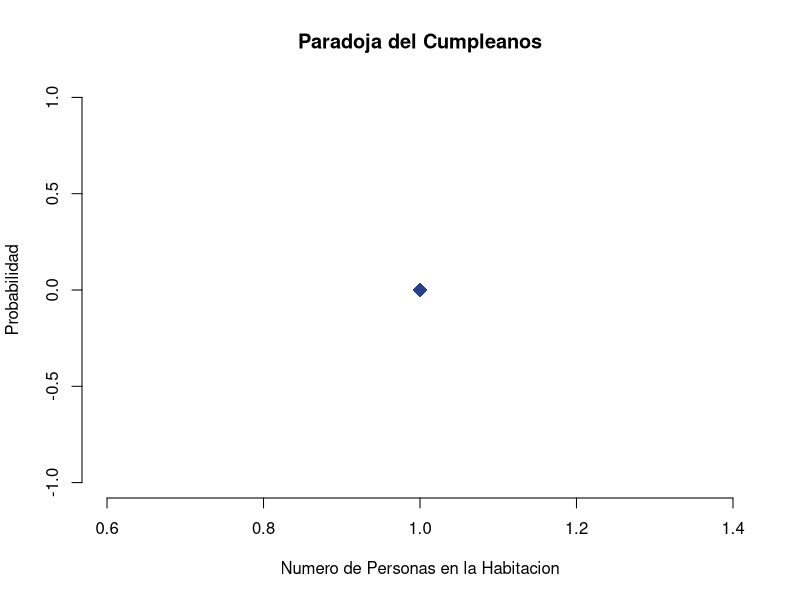
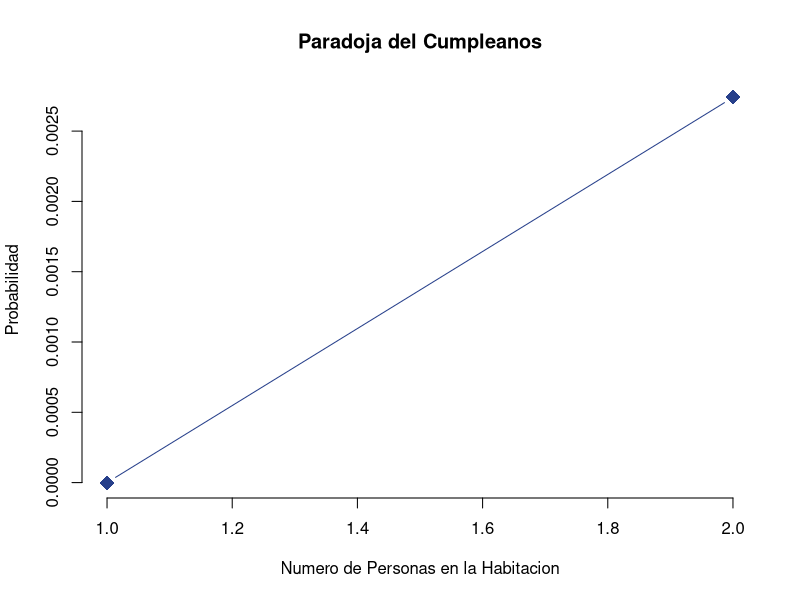
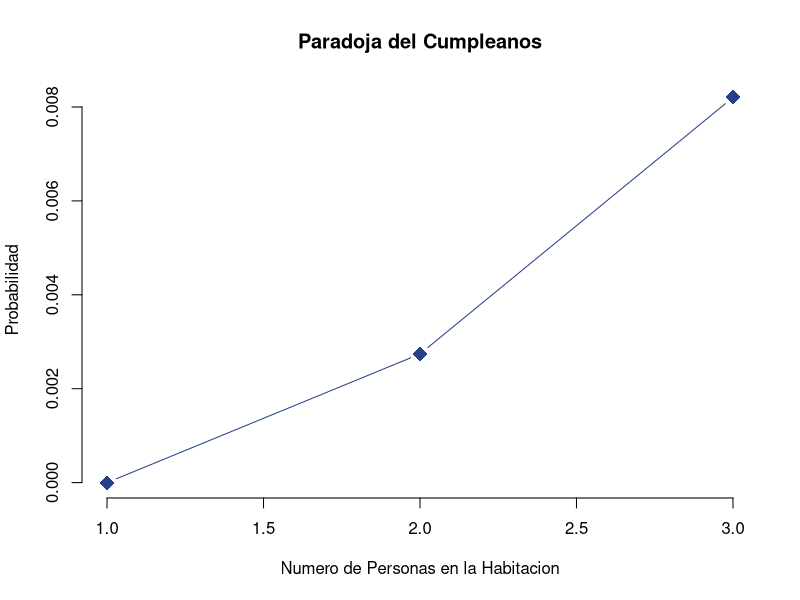
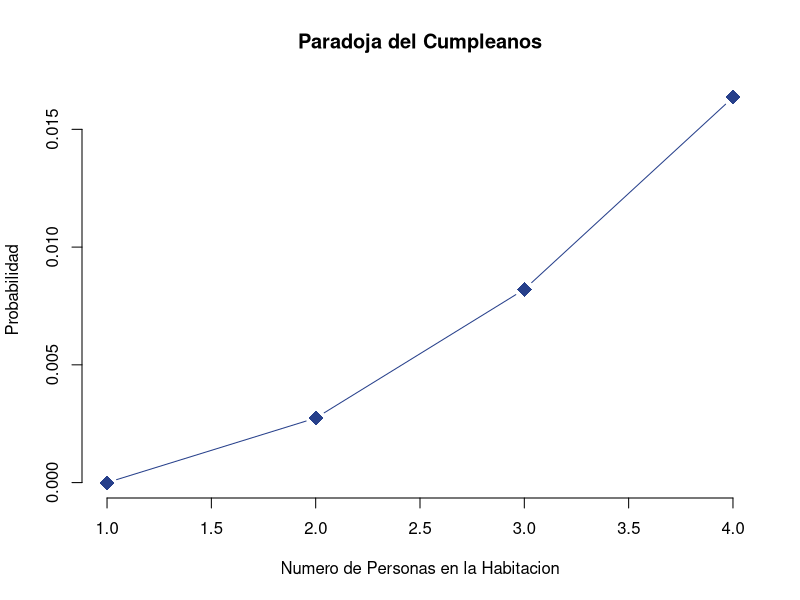
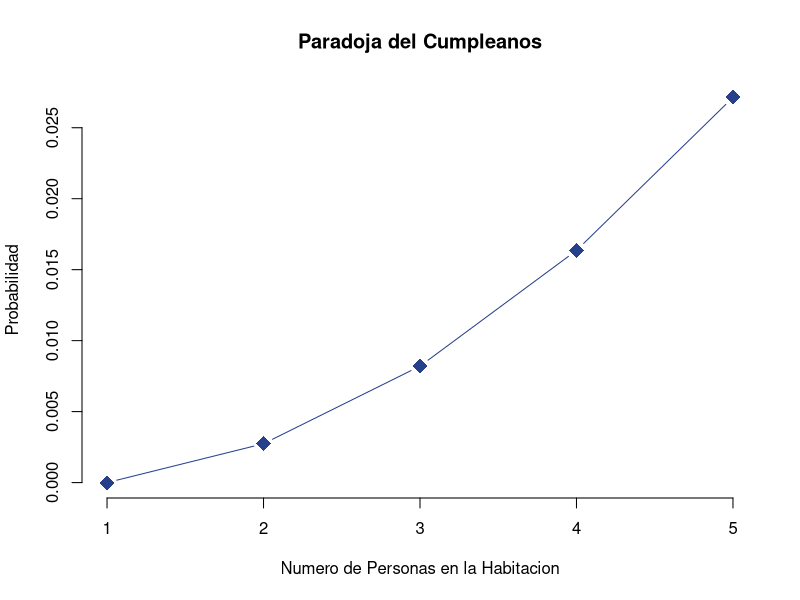
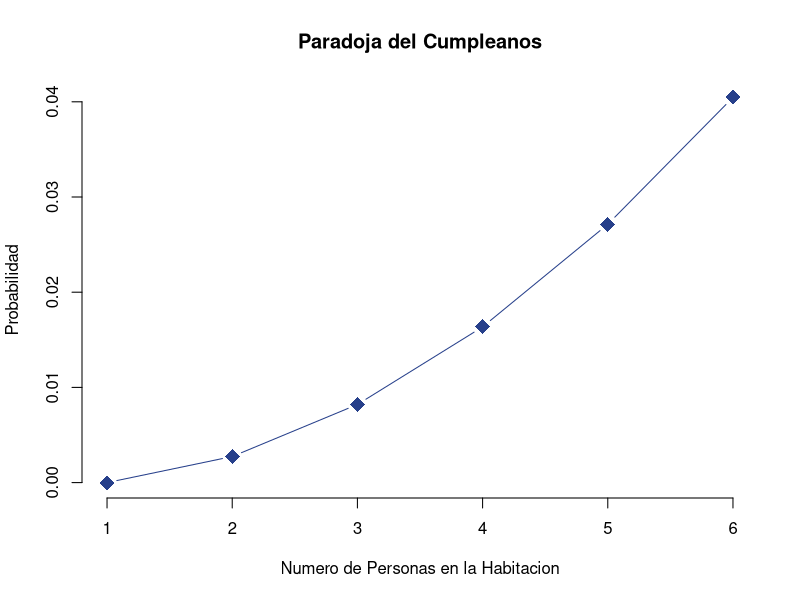
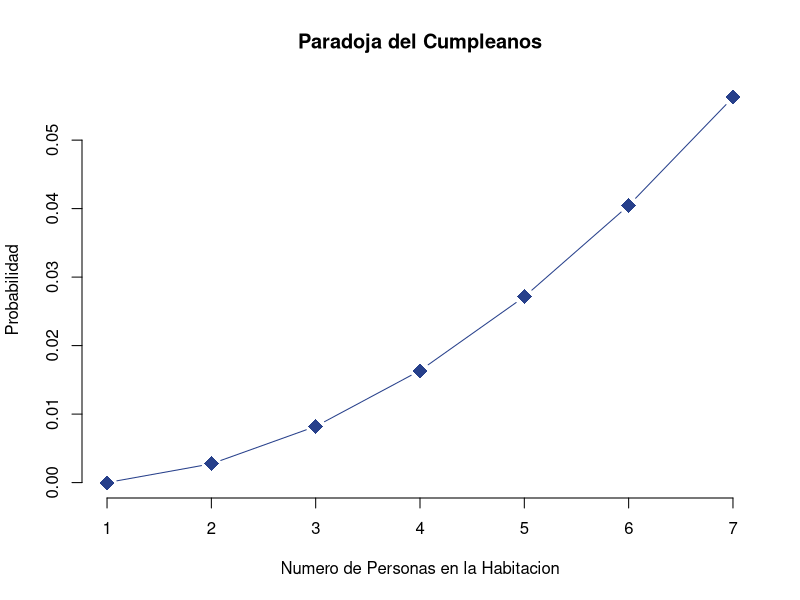
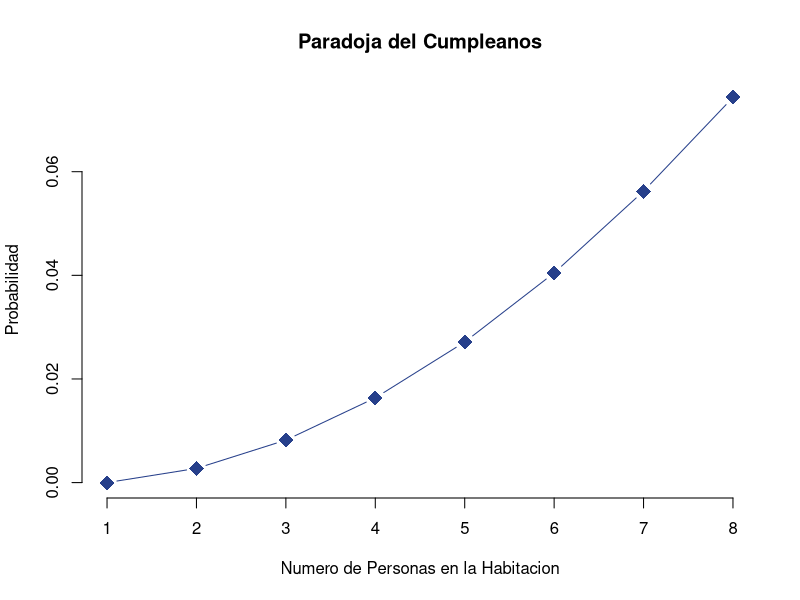

These figures' R source, in order:

#------------------------------------------------------#
# Diana Carolina Arias Cod. 1528008
# Cesar Andres Saavedra Cod. 1628466
# Simulacion Estadistica
# Tarea No. 2
#------------------------------------------------------#
########################################################
########################################################
#------------------------Punto1------------------------#
#---Situacion A---#
count_bueno<-function (data,n){
  y<-0
  x<-sample(data,n,replace=F)
  for(i in 1:n){
    if(x[i]=="Buen_Estado"){
      y[i]<-1
    }else{
      y[i]<-0
    }
  }
  all_sum<-sum(y,na.rm=T)
  if(all_sum==n){
    return(1)
  }else{return(0)}
}

aprox_x<-function(n_simul){
  x<-0
  for(i in 1:n_simul){
    x[i]<-count_bueno(chips_memoria,5)
  }
  y<-sum(x)/length(x)
  return(y)
}

chips_memoria<-c(rep('Buen_Estado',90),rep('Danados',10))
aprox_x(100)


#---Situacion B---#
dhyper(5,90,10,5,log=F)


#------------------------Punto2------------------------#
#---Situacion A---#
prob <- matrix(200)
nsim=25
total=1
for (i in 1:nsim){
  total=total*((366-i)/365)
  prob[i] <- 1-total
  plot(prob, xlab="Numero de Personas en la Habitacion", ylab="Probabilidad", 
       main="Paradoja del Cumpleanos", pch=18, type="b", col="royalblue4", bty="n", cex=2)
}
print(prob)

#---Situacion B---#
cuartos = 100000
personas = 1
asfd <- matrix(NA)

for(i in 1:nsim){
  personas  = personas*((100001-i)/cuartos)
  asfd[i]<- personas
}
cuartos<-100
x<-0
matrix<- matrix(NA)
for(i in 1:25){
  matrix[i] <- sample(cuartos,1)
}
matrix
print(asfd)
plot(asfd)
#------------------------Punto3------------------------#
#---Situacion A---#
sample(1:100,5)
choose(100,5)

#---Situacion B---#
dhyper(2,90,10,5)
(choose(90,2)*choose(10,3))/choose(100,5)

#---Situacion C---#
chips.memoria<-rhyper(100,90,10,5)
mean(chips.memoria)
var(chips.memoria)

#---Situacion D---#
sum((0:5)*dhyper(0:5,90,10,5))

#------------------------Punto4------------------------#
#---Situacion A---#
a=c(5,6,7,6,8,7)
length(a)
unique(a)
length(unique(a))
length(a)-length(unique(a))
duplicated(a)
length(duplicated(a))
sum(duplicated(a))

#---Situacion B---#
Habitaciones<-10                                  
Parejas<-0                                        
igual<-matrix(0,ncol=2, nrow=Habitaciones)        

for(i in 1:Habitaciones){                    
  cump<-sample(1:365,25,replace=TRUE)            
  igual[i,1]<-i                               
  
  igual[i,2]<- sum(duplicated.matrix(as.matrix(cump)))
  if(igual[i,2]>=1){Parejas<-Parejas+1}              
}
pr<-Parejas/Habitaciones                        
pr

#------------------------Punto5------------------------#
#---Situacion A---#
dado <- c(1:6)
sample(dado,3,replace=T)

sim1 = 10
sim2 = 100
sim3 = 1000
conteo1 <- 0
conteo2 <- 0
conteo3 <- 0

# Para 10 simulaciones
for (j in 1:sim1){
  lanzamiento1 <- sample(dado,3,replace=T)
  total = 0
  for(i in 1:3){
    if(lanzamiento1[i]== "6"){
      total=total+1}
    else{total=total}
  }
  conteo1[j]=total
}

# Para 100 simulaciones 
for (j in 1:sim2){
  lanzamiento2 <- sample(dado,3,replace=T)
  total = 0
  for(i in 1:3){
    if(lanzamiento2[i]== "6"){
      total=total+1}
    else{total=total}
  }
  conteo2[j]=total
}

# Para 1000 simulaciones 
for (j in 1:sim3){
  lanzamiento3 <- sample(dado,300,replace=T)
  total = 0
  for(i in 1:3){
    if(lanzamiento3[i]== "6"){
      total=total+1}
    else{total=total}
  }
  conteo3[j]=total
}
par(mfrow=c(1,3))
plot(conteo1, pch=10, col="royalblue4" ,main="Lanzamiento de 3 Dados para 10 Simulaciones", 
     xlab="Numero de Lanzamientos", ylab="Cantindad de '6' obtenidos", bty="n", cex=2)
plot(conteo2, pch=10, col="royalblue4", main="Lanzamiento de 3 Dados para 100 Simulaciones", 
     xlab="Numero de Lanzamientos", ylab="Cantindad de '6' obtenidos", bty="n", cex=2)
plot(conteo3, pch=10, col="royalblue4", main="Lanzamiento de 3 Dados para 1000 Simulaciones", 
     xlab="Numero de Lanzamientos", ylab="Cantindad de '6' obtenidos", bty="n", cex=2)

#------------------------Punto6------------------------#
#---Binomial---#
Nsim1=100
matriz1=matrix(200)
for(i in 1:Nsim1){
  dbinom=dbinom(i,100,0.3)
  matriz1[i]=dbinom
}
matriz2=matrix(200)
for(i in 1:Nsim1){
  dbinom=dbinom(i,200,0.6)
  matriz2[i]=dbinom
}
#---Poisson---#
Nsim2=100
matriz3=matrix(200)
for(j in 1:Nsim2){
  dpois1=dpois(j,lambda=10)
  matriz3[j]=dpois1
}
matriz4=matrix(200)
for(j in 1:Nsim2){
  dpois3=dpois(j,lambda=30)
  matriz4[j]=dpois3
}
par(mfrow=c(2,2))
barplot(matriz1, main="Binomial (100,0.3)", xlab="Numero de Simulaciones", ylab="", col="royalblue4")
barplot(matriz2, main="Binomial (200,0.6)", xlab="Numero de Simulaciones", ylab="", col="royalblue4")
barplot(matriz3, main="Poisson Lambda 10", xlab="Numero de Simulaciones", ylab="", col="royalblue4")
barplot(matriz4, main="Poisson Lambda 30", xlab="Numero de Simulaciones", ylab="", col="royalblue4")

#---Binomial Negativa---#
Nsim4=100
matriz6=matrix(200)
for(i in 1:Nsim4){
  dnbinom=dnbinom(i,100,0.5)
  matriz6[i]=dnbinom
}
matriz7=matrix(200)
for(i in 1:Nsim4){
  dnbinom=dnbinom(i,100,0.8)
  matriz7[i]=dnbinom
}
par(mfrow=c(1,2))
#---Normal---#
Nsim5=100
matriz8=matrix(200)
for(i in 1:Nsim5){
  dnorm=dnorm(i,50,5)
  matriz8[i]=dnorm
}
matriz9=matrix(200)
for(i in 1:Nsim5){
  dnorm=dnorm(i,10,6)
  matriz9[i]=dnorm
}
par(mfrow=c(2,2))
barplot(matriz6, main="Binomial Negativa (100,0.5)", xlab="Numero de Simulaciones", ylab="", col="royalblue4")
barplot(matriz7, main="Binomial Negativa (100,0.8)", xlab="Numero de Simulaciones", ylab="", col="royalblue4")
barplot(matriz8, main="Normal (50,5)", xlab="Numero de Simulaciones", ylab="", col="royalblue4")
barplot(matriz9, main="Normal (10,6)", xlab="Numero de Simulaciones", ylab="", col="royalblue4")
#---Gamma---#
Nsim6=100
matriz10=matrix(200)
for(i in 1:Nsim6){
  dgamma=dgamma(i, 3,1/12.4)
  matriz10[i]=dgamma
}
matriz11=matrix(200)
for(i in 1:Nsim6){
  dgamma=dgamma(i, 8,1/6.5)
  matriz11[i]=dgamma
}
par(mfrow=c(1,2))
#---Weibull---#
Nsim9=100
matriz12=matrix(200)
for(i in 1:Nsim9){
  dweibull=dweibull(i, 3, 12.4)
  matriz12[i]=dweibull
}
matriz13=matrix(200)
for(i in 1:Nsim9){
  dweibull=dweibull(i, 20, 15)
  matriz13[i]=dweibull
}
par(mfrow=c(2,2))
barplot(matriz10, main="Gamma (3,1/12.4)", xlab="Numero de Simulaciones", ylab="", col="royalblue4")
barplot(matriz11, main="Gamma (8,1/6.5)", xlab="Numero de Simulaciones", ylab="", col="royalblue4")
barplot(matriz12, main="Weibull (3,12.4)", xlab="Numero de Simulaciones", ylab="", col="royalblue4")
barplot(matriz13, main="Weibull (20,15)", xlab="Numero de Simulaciones", ylab="", col="royalblue4")
#-------------------------------------------------------------------------------------------#
#---Binomial---#
Nsim1=100
matriz1=matrix(200)
for(i in 1:Nsim1){
  pbinom=pbinom(i,100,0.3)
  matriz1[i]=pbinom
}
matriz2=matrix(200)
for(i in 1:Nsim1){
  pbinom=pbinom(i,200,0.6)
  matriz2[i]=pbinom
}
#---Poisson---#
Nsim2=100
matriz3=matrix(200)
for(j in 1:Nsim2){
  ppois1=ppois(j,lambda=10)
  matriz3[j]=ppois1
}
matriz4=matrix(200)
for(j in 1:Nsim2){
  ppois3=ppois(j,lambda=30)
  matriz4[j]=ppois3
}
#---Binomial Negativa---#
Nsim4=100
matriz6=matrix(200)
for(i in 1:Nsim4){
  pnbinom=pnbinom(i,100,0.5)
  matriz6[i]=pnbinom
}
matriz7=matrix(200)
for(i in 1:Nsim4){
  pnbinom=pnbinom(i,100,0.8)
  matriz7[i]=pnbinom
}
par(mfrow=c(3,2))
plot(matriz1, main="Binomial", xlab="Numero de Simulaciones", ylab="", col="royalblue4", type="s", pch=9)
plot(matriz2, main="Binomial", xlab="Numero de Simulaciones", ylab="", col="royalblue4", type="s", pch=9)
plot(matriz3, main="Poisson", xlab="Numero de Simulaciones", ylab="", col="royalblue4", type="s", pch=9)
plot(matriz4, main="Poisson", xlab="Numero de Simulaciones", ylab="", col="royalblue4", type="s", pch=9)
plot(matriz6, main="Binomial Negativa", xlab="Numero de Simulaciones", ylab="", col="royalblue4", type="s", pch=9)
plot(matriz7, main="Binomial Negativa", xlab="Numero de Simulaciones", ylab="", col="royalblue4", type="s", pch=9)
#---Normal---#
Nsim5=100
matriz8=matrix(200)
for(i in 1:Nsim5){
  pnorm=pnorm(i,50,5)
  matriz8[i]=pnorm
}
matriz9=matrix(200)
for(i in 1:Nsim5){
  pnorm=pnorm(i,10,6)
  matriz9[i]=pnorm
}
#---Gamma---#
Nsim6=100
matriz10=matrix(200)
for(i in 1:Nsim6){
  pgamma=pgamma(i, 3,1/12.4)
  matriz10[i]=pgamma
}
matriz11=matrix(200)
for(i in 1:Nsim6){
  pgamma=pgamma(i, 8,1/6.5)
  matriz11[i]=pgamma
}

#---Weibull---#
Nsim9=100
matriz12=matrix(200)
for(i in 1:Nsim9){
  pweibull=pweibull(i, 3, 12.4)
  matriz12[i]=pweibull
}
matriz13=matrix(200)
for(i in 1:Nsim9){
  pweibull=pweibull(i, 20, 15)
  matriz13[i]=pweibull
}
par(mfrow=c(3,2))
plot(matriz8, main="Normal", xlab="Numero de Simulaciones", ylab="", col="royalblue4", type="s", pch=9)
plot(matriz9, main="Normal", xlab="Numero de Simulaciones", ylab="", col="royalblue4", type="s", pch=9)
plot(matriz10, main="Gamma", xlab="Numero de Simulaciones", ylab="", col="royalblue4", type="s", pch=9)
plot(matriz11, main="Gamma", xlab="Numero de Simulaciones", ylab="", col="royalblue4", type="s", pch=9)
plot(matriz12, main="Weibull", xlab="Numero de Simulaciones", ylab="", col="royalblue4", type="s", pch=9)
plot(matriz13, main="Weibull", xlab="Numero de Simulaciones", ylab="", col="royalblue4", type="s", pch=9)

#------------------------Punto7------------------------#
#---Situacion A---#
Combinaciones <- choose(52,5)
SinAs <- choose(48,5)
pro <- SinAs/Combinaciones

#---Situacion B---#
baraja <- c('AC','AD','AP','AT','2C','2D','2P','2T','3C','3D','3P','3T','4C','4D','4P','4T',
            '5C','5D','5P','5T','6C','6D','6P','6T','7C','7D','7P','7T','8C','8D','8P','8T',
            '9C','9D','9P','9T','10C','10D','10P','10T','JC','JD','JP','JT','KC','KD','KP','KT','QC','QD','QP','QT')
sample(baraja,5,F)



#------------------------Punto8------------------------#
b = pi/4                                
a = 0      
integral = (b-a)*mean(log(1+(tan(runif(100000, min=a, max=b)))^2)) 
integral


